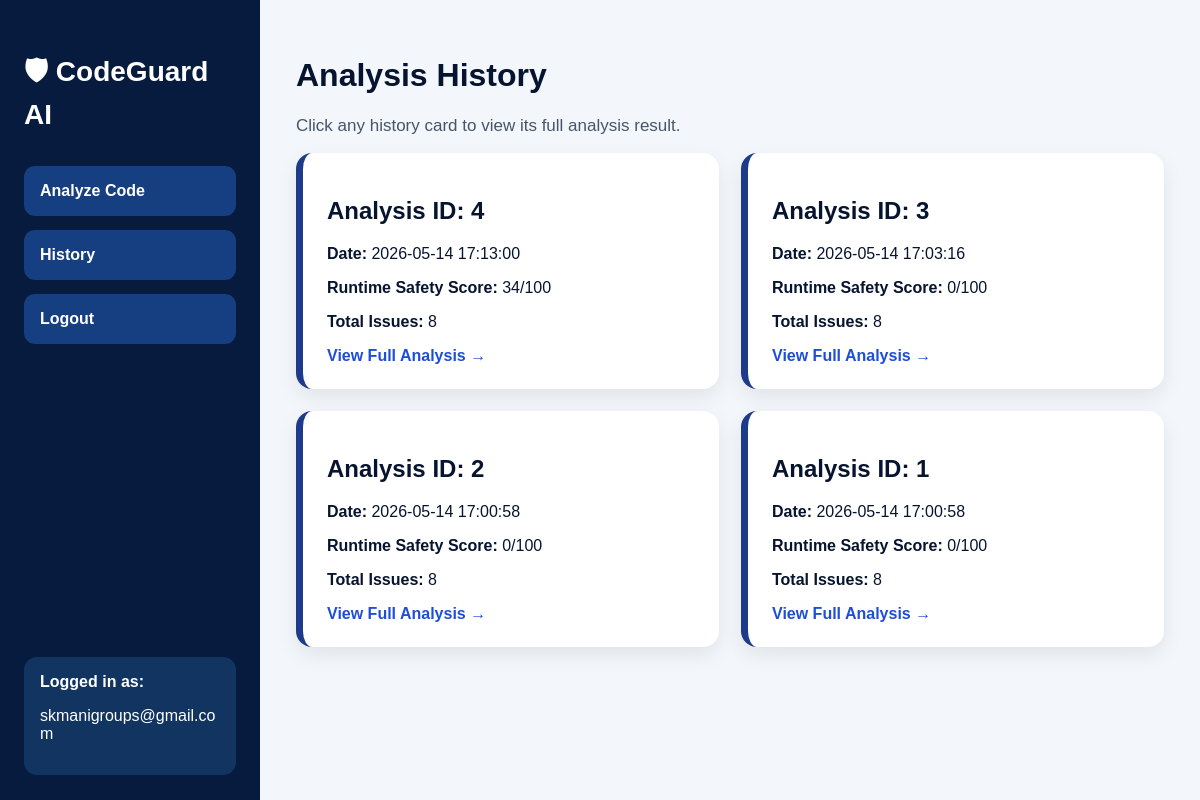
Page /history (signed in) on the earlier database version.
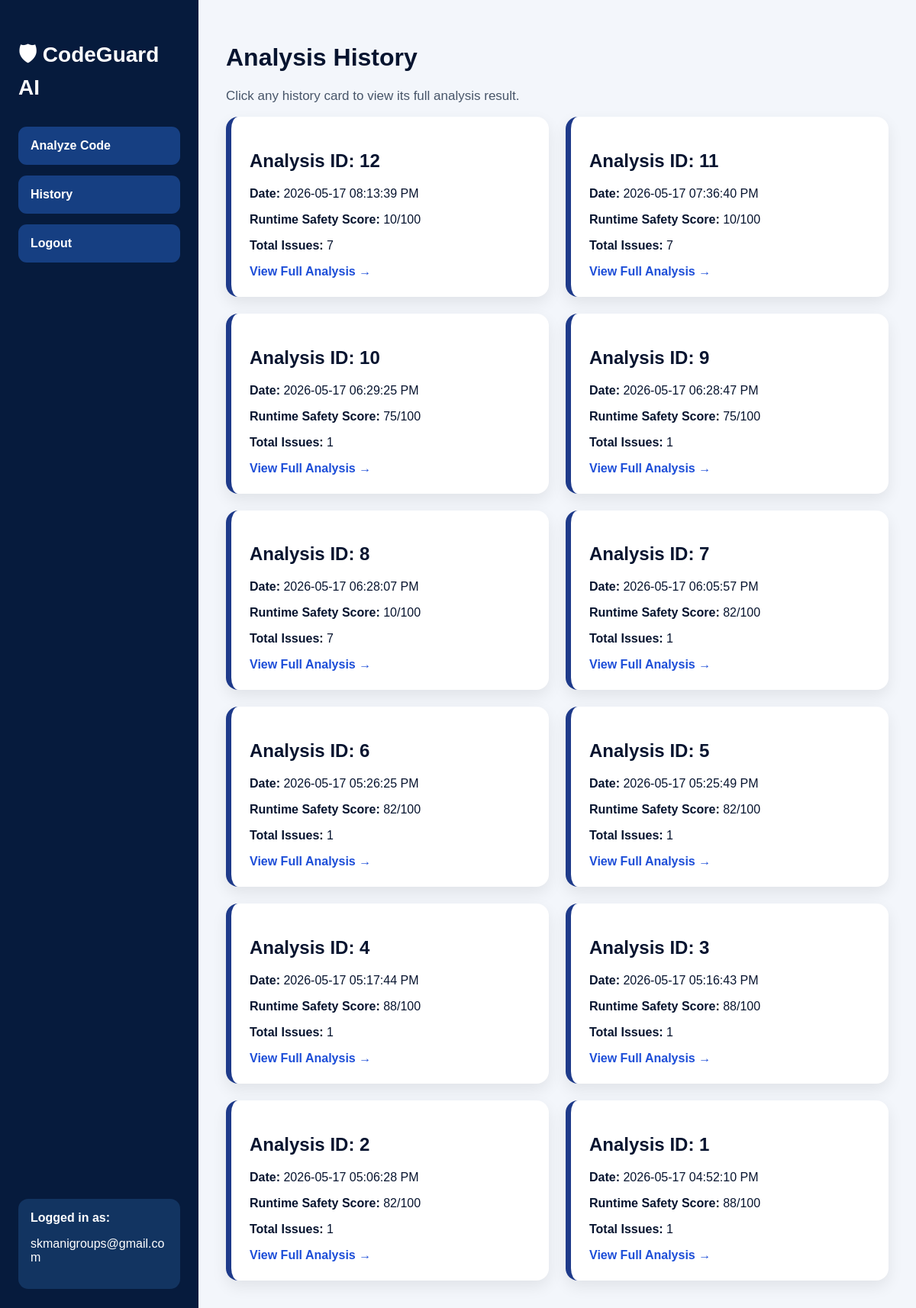
Same page on the later database version.
### tables this page shows
CREATE TABLE history (
        id INTEGER PRIMARY KEY AUTOINCREMENT,
        user_id INTEGER NOT NULL,
        code TEXT NOT NULL,
        score INTEGER,
        total_errors INTEGER,
        result TEXT,
        created_at TEXT,
        FOREIGN KEY(user_id) REFERENCES users(id)
    );

### backend/app.py (the view)
@app.route("/history")
def history():
    if "user_id" not in session:
        return redirect("/login")
    conn = sqlite3.connect(DB_PATH)
    cur = conn.cursor()
    cur.execute("""
    SELECT id, code, score, total_errors, created_at
    FROM history
    WHERE user_id = ?
    ORDER BY id DESC
    """, (session["user_id"],))
    records = cur.fetchall()
    conn.close()
    return render_template("history.html", records=records, email=session["email"])

### templates/history.html (shortened to what this page needs)
<!DOCTYPE html>
<html>
<head>
    <link rel="stylesheet" href="/static/style.css">
</head>
<body>
<div class="layout">
    <aside class="sidebar">
        <h1>🛡 CodeGuard AI</h1>
        <a href="/index">Analyze Code</a>
        <a href="/history">History</a>
        <a href="/logout">Logout</a>
        <div class="sidebar-footer">
            <b>Logged in as:</b>
            <p>{{ email }}</p>
        </div>
    </aside>
    <main class="main-content">
        <h1>Analysis History</h1>
        <p class="subtitle">Click any history card to view its full analysis result.</p>
        <div class="history-grid">
            {% for record in records %}
            <a class="history-card-new" href="/history/{{ record[0] }}">
                <h2>Analysis ID: {{ record[0] }}</h2>
                <p><b>Date:</b> {{ record[4] }}</p>
                <p><b>Runtime Safety Score:</b> {{ record[2] }}/100</p>
                <p><b>Total Issues:</b> {{ record[3] }}</p>
                <span>View Full Analysis →</span>
            </a>
            {% endfor %}
        </div>
    </main>
</div>
</body>
</html>

### static/style.css (style rules this page uses)
* { box-sizing: border-box; }
body { margin: 0; font-family: Arial, sans-serif; background: #f3f6fb; color: #07142f; }
.layout { display: flex; min-height: 100vh; }
.sidebar { width: 260px; background: #061b3d; color: white; padding: 28px 24px; position: fixed; top: 0; bottom: 0; left: 0; }
.sidebar h1 { font-size: 28px; margin-bottom: 35px; }
.sidebar a { display: block; color: white; text-decoration: none; background: #163f82; padding: 16px; margin: 14px 0; border-radius: 11px; font-weight: bold; }
.sidebar-footer { position: absolute; bottom: 25px; left: 24px; right: 24px; background: #123461; padding: 16px; border-radius: 13px; word-break: break-word; }
.main-content { margin-left: 260px; padding: 36px; width: calc(100% - 260px); }
.hero-card p, .subtitle { color: #475569; font-size: 17px; }
.history-grid { display: grid; grid-template-columns: repeat(2, 1fr); gap: 22px; }
.history-card-new { display: block; text-decoration: none; background: white; color: #07142f; border-left: 7px solid #1e3a8a; padding: 24px; border-radius: 16px; box-shadow: 0 8px 20px rgba(0,0,0,0.08); }
.history-card-new span { color: #1d4ed8; font-weight: bold; }

Differences in the rows shown:
added history: id "12", created_at "2026-05-17 08:13:39 PM", score "10", total_errors "7"
added history: id "11", created_at "2026-05-17 07:36:40 PM", score "10", total_errors "7"
added history: id "10", created_at "2026-05-17 06:29:25 PM", score "75", total_errors "1"
added history: id "9", created_at "2026-05-17 06:28:47 PM", score "75", total_errors "1"
added history: id "8", created_at "2026-05-17 06:28:07 PM", score "10", total_errors "7"
added history: id "7", created_at "2026-05-17 06:05:57 PM", score "82", total_errors "1"
added history: id "6", created_at "2026-05-17 05:26:25 PM", score "82", total_errors "1"
added history: id "5", created_at "2026-05-17 05:25:49 PM", score "82", total_errors "1"
changed history id 4: created_at "2026-05-14 17:13:00" → "2026-05-17 05:17:44 PM"; score "34" → "88"; total_errors "8" → "1"
changed history id 3: created_at "2026-05-14 17:03:16" → "2026-05-17 05:16:43 PM"; score "0" → "88"; total_errors "8" → "1"
changed history id 2: created_at "2026-05-14 17:00:58" → "2026-05-17 05:06:28 PM"; score "0" → "82"; total_errors "8" → "1"
changed history id 1: created_at "2026-05-14 17:00:58" → "2026-05-17 04:52:10 PM"; score "0" → "88"; total_errors "8" → "1"
